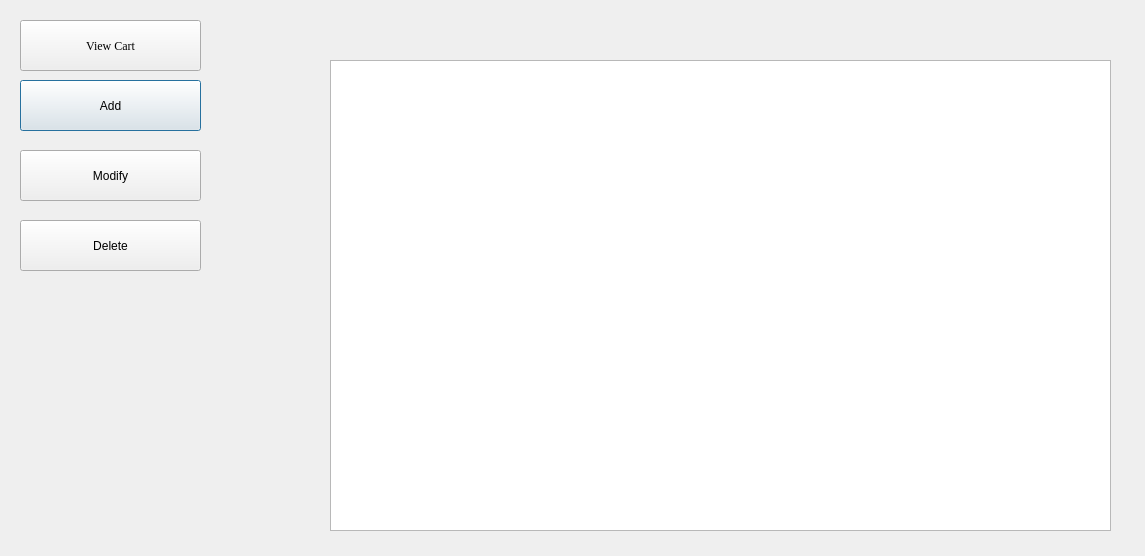
<?xml version="1.0" encoding="UTF-8"?>
<ui version="4.0">
 <class>MainWin</class>
 <widget class="QDialog" name="MainWin">
  <property name="geometry">
   <rect>
    <x>0</x>
    <y>0</y>
    <width>1145</width>
    <height>556</height>
   </rect>
  </property>
  <property name="windowTitle">
   <string>Menu</string>
  </property>
  <widget class="QTableView" name="tableView">
   <property name="geometry">
    <rect>
     <x>330</x>
     <y>60</y>
     <width>781</width>
     <height>471</height>
    </rect>
   </property>
  </widget>
  <widget class="QPushButton" name="pushButton">
   <property name="geometry">
    <rect>
     <x>20</x>
     <y>80</y>
     <width>181</width>
     <height>51</height>
    </rect>
   </property>
   <property name="text">
    <string>Add</string>
   </property>
  </widget>
  <widget class="QLabel" name="label_ph">
   <property name="geometry">
    <rect>
     <x>30</x>
     <y>280</y>
     <width>271</width>
     <height>251</height>
    </rect>
   </property>
   <property name="text">
    <string/>
   </property>
  </widget>
  <widget class="QPushButton" name="pushButton_3">
   <property name="geometry">
    <rect>
     <x>20</x>
     <y>220</y>
     <width>181</width>
     <height>51</height>
    </rect>
   </property>
   <property name="text">
    <string>Delete</string>
   </property>
  </widget>
  <widget class="QPushButton" name="pushButton_4">
   <property name="geometry">
    <rect>
     <x>20</x>
     <y>150</y>
     <width>181</width>
     <height>51</height>
    </rect>
   </property>
   <property name="text">
    <string>Modify</string>
   </property>
  </widget>
  <widget class="QPushButton" name="pushButton_5">
   <property name="geometry">
    <rect>
     <x>20</x>
     <y>20</y>
     <width>181</width>
     <height>51</height>
    </rect>
   </property>
   <property name="font">
    <font>
     <family>Times New Roman</family>
    </font>
   </property>
   <property name="text">
    <string>View Cart</string>
   </property>
  </widget>
 </widget>
 <tabstops>
  <tabstop>tableView</tabstop>
 </tabstops>
 <resources/>
 <connections/>
</ui>
